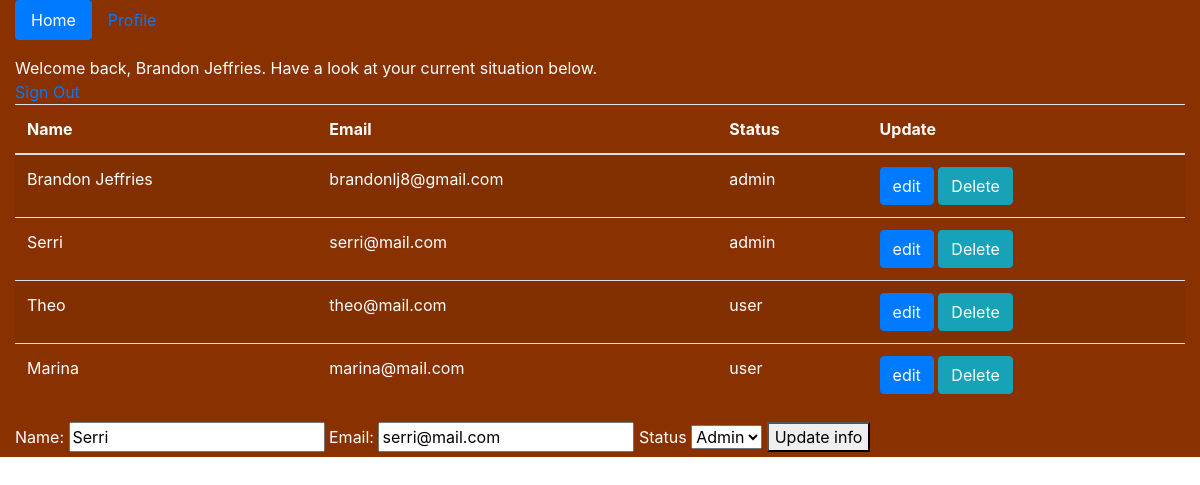
The app's page /admin.php?edit=11 (signed in) with its own data.
### tables this page shows
CREATE TABLE `users` (
  `userId` int(11) NOT NULL,
  `userName` varchar(30) NOT NULL,
  `userEmail` varchar(60) NOT NULL,
  `userPass` varchar(255) NOT NULL,
  `status` enum('user','admin') DEFAULT 'user'
);

### admin_functions.php (called while the page is built, shortened)
<?php
require_once 'dbconnect.php';
if (isset($_GET['edit'])){
    $id = $_GET['edit'];
     $sql = "SELECT * FROM users WHERE userId=$id";
    $res = mysqli_query($conn, $sql);
    if($res->num_rows){
        $row = $res->fetch_array();
        $userName = $row['userName'];
        $userEmail = $row['userEmail'];
        $status = $row['status'];
    }
}
?>

### admin.php (the view, shortened to what this page needs)
<?php
require_once 'dbconnect.php';
require 'admin_functions.php';
$res=mysqli_query($conn, "SELECT * FROM users WHERE userId=".$_SESSION['admin']);
$userRow=mysqli_fetch_array($res, MYSQLI_ASSOC);
?>
<!DOCTYPE html>
<html>
<head>
<link rel="stylesheet" href="https://stackpath.bootstrapcdn.com/bootstrap/4.3.1/css/bootstrap.min.css">
</head>
<body class='bg'>
<div class="container-fluid other">
<ul class="nav nav-pills mb-3" id="pills-tab" role="tablist">
  <li class="nav-item">
    <a class="nav-link active" id="pills-home-tab" data-toggle="pill" href="#pills-home" role="tab" aria-controls="pills-home" aria-selected="false">Home</a>
  </li>
  <li class="nav-item">
    <a class="nav-link" id="pills-profile-tab" data-toggle="pill" href="#pills-profile" role="tab" aria-controls="pills-profile" aria-selected="false">Profile</a>
  </li>
</ul>
<div class="tab-content" id="pills-tabContent">
<div class="tab-pane fade show active" id="pills-home" role="tabpanel" aria-labelledby="pills-home-tab">
<table class="table table-striped text-white">
<thead>
    <tr>
        <th>Name</th>
        <th>Email</th>
        <th>Status</th>
        <th>Update</th>
    </tr>
</thead>
<tbody>
    <?php echo "Welcome back,". " ". $userRow['userName' ].". ". "Have a look at your current situation below.". "<br>";
    $result = $conn->query('SELECT * FROM users');
    while ($row = $result->fetch_assoc()):
        ?>
        <tr>
          <td><?php echo $row['userName']; ?></td>
          <td><?php echo $row['userEmail']; ?></td>
          <td><?php echo $row['status']; ?></td>
          <td>
              <a href="admin.php?edit=<?php echo $row['userId']; ?>" class="btn btn-primary" >edit</a>
              <a href="admin.php?delete=<?php echo $row['userId']; ?>" class="btn btn-info" >Delete</a>
          </td>
      </tr>
    <?php endwhile; ?>
</tbody>
<a  href="logout.php?logout">Sign Out</a>
</table>
 <?php if($_GET['edit']){   ?>
<form action='admin_functions.php' method='POST'>
    <label for='Name'>Name:</label>
    <input type="text" name="userName" value="<?= $userName; ?>">
    <label for="email">Email:</label>
    <input type="text" name='userEmail' value="<?= $userEmail; ?>"  >
    <label for="status">Status</label>
    <select name="status" id="status">
    <?php if($status == 'user'){ ?>
    <option value="user" selected>User</option>
    <option value="admin">Admin</option>
    <?php } else {
        ?>
    <option value="admin" selected>Admin</option>
    <?php } ?>
    </select>
    <button type='submit' name='update' id='update'>Update info</button>
</form>
 <?php } else{  ?>
 <?php } ?>
 </div>
            </div>
    </div>
</body>
</html>

### admin.php (style rules this page uses)
.bg { background-color: ; }
.other { background-color: #893101; color: white; }

### records on screen
users: userName "Brandon Jeffries", userEmail "brandonlj8@gmail.com", status "admin"
users: userName "Serri", userEmail "serri@mail.com", status "admin", status "Admin"
users: userName "Theo", userEmail "theo@mail.com", status "user"
users: userName "Marina", userEmail "marina@mail.com", status "user"
